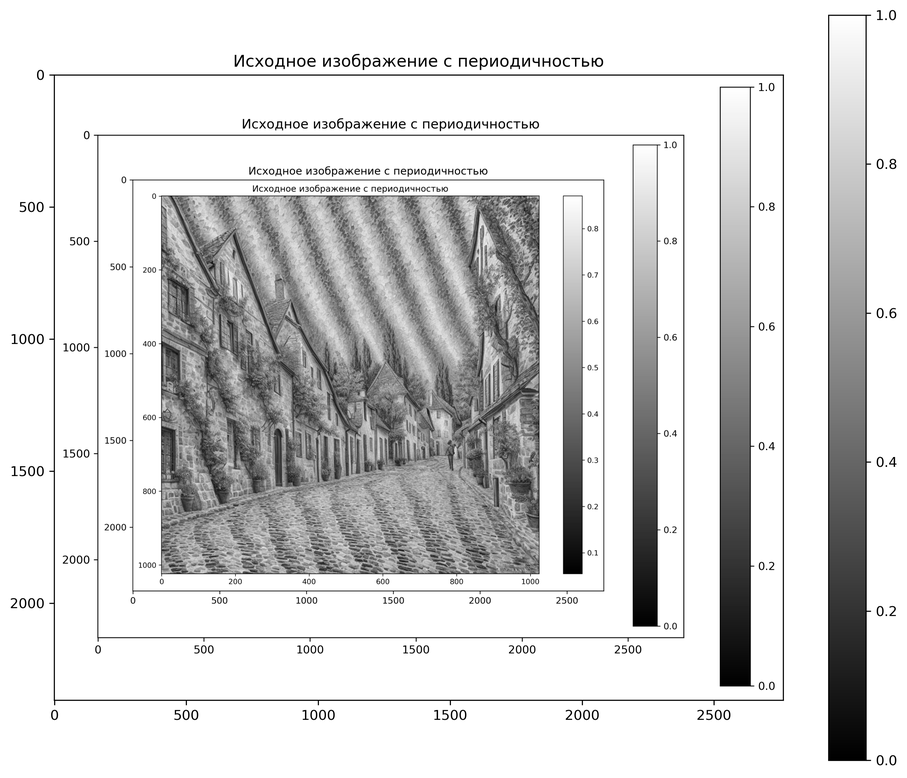
#> input picture frequency_methods/lab6/images/task1/original_image.png, 907 x 778 px, shrunk from 2762 x 2368 before the run
$ python task1_periodic_filtering.py
#> lines starting #> are read from the running program, lines starting #| are printed output that depends on the picture; after the words box and inside, x2 and y2 are one past the last pixel; in counts of white or black regions, pixels touching at a corner belong together; long printed decimals are rounded
import numpy as np
import matplotlib.pyplot as plt
from scipy.fft import fft2, ifft2, fftshift, ifftshift
from PIL import Image
import os

# Отключаем интерактивный режим matplotlib
plt.ioff()

# Создаем папку для сохранения изображений
os.makedirs('../images/task1', exist_ok=True)

def task1_periodic_filtering():
    """Задание 1. Фильтрация изображений с периодичностью."""

    print("Загрузка исходного изображения...")

    # Загружаем исходное изображение (только для чтения!)
    img_path = '../images/task1/original_image.png'
    try:
        img_pil = Image.open(img_path).convert('L')
        I_norm = np.array(img_pil, dtype=np.float64) / 255.0
        print(f"Загружено изображение размером {I_norm.shape}")
#| Загружено изображение размером (778, 907)
    except FileNotFoundError:
        print(f"Файл {img_path} не найден!")
        return

    # 1. Прямое Фурье-преобразование
    print("Выполнение прямого Фурье-преобразования...")
    I_FFT = fftshift(fft2(I_norm))
    I_FFT_abs = np.abs(I_FFT)
    I_FFT_angle = np.angle(I_FFT)
    I_FFT_abs_log = np.log(1 + I_FFT_abs)
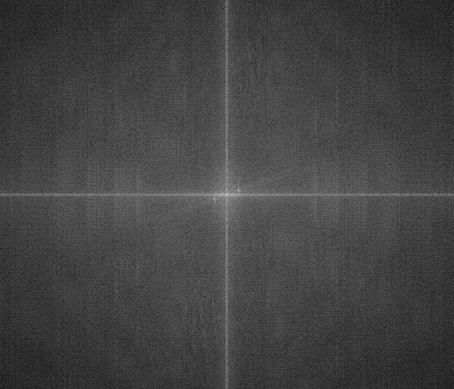
#> I_FFT_abs_log: shape (778, 907) float64 (shown at 1/2 size); min 0.0384, max 13.29, mean 3.54; drawn with min black and max white

    # Нормализация логарифмированного спектра
    I_FFT_abs_log_norm = I_FFT_abs_log - np.min(I_FFT_abs_log)
    I_FFT_abs_log_norm = I_FFT_abs_log_norm / np.max(I_FFT_abs_log_norm)

    # Сохраняем спектр для ручного редактирования в PAINT
    # Это изображение нужно будет отредактировать вручную
    spectrum_img = Image.fromarray((I_FFT_abs_log_norm * 255).astype(np.uint8))
    spectrum_img.save('../images/task1/FFT_IMAGE.png')
    print("Спектр сохранен в FFT_IMAGE.png для ручного редактирования")

    # 2. Визуализация исходного изображения и его спектра
    plt.figure(figsize=(15, 10))

    # Исходное изображение
    plt.subplot(2, 3, 1)
    plt.imshow(I_norm, cmap='gray')
    plt.title('Исходное изображение')
    plt.axis('off')

    # Логарифмированный спектр
    plt.subplot(2, 3, 2)
    plt.imshow(I_FFT_abs_log_norm, cmap='gray')
    plt.title('Логарифмированный спектр')
    plt.axis('off')

    # Спектр в линейном масштабе
    plt.subplot(2, 3, 3)
    plt.imshow(I_FFT_abs_log, cmap='gray')
    plt.title('Спектр (линейный масштаб)')
    plt.axis('off')

    # Фаза спектра
    plt.subplot(2, 3, 4)
    plt.imshow(I_FFT_angle, cmap='gray')
    plt.title('Фаза спектра')
    plt.axis('off')

    # Детали спектра (центр)
    center_y, center_x = I_FFT_abs_log_norm.shape[0]//2, I_FFT_abs_log_norm.shape[1]//2
    crop_size = 100
    crop_y = slice(center_y-crop_size//2, center_y+crop_size//2)
    crop_x = slice(center_x-crop_size//2, center_x+crop_size//2)

    plt.subplot(2, 3, 5)
    plt.imshow(I_FFT_abs_log_norm[crop_y, crop_x], cmap='gray')
    plt.title('Деталь спектра (центр)')
    plt.axis('off')

    # Радиальный профиль спектра
    plt.subplot(2, 3, 6)
    y, x = np.ogrid[:I_FFT_abs_log_norm.shape[0], :I_FFT_abs_log_norm.shape[1]]
    distance_from_center = np.sqrt((x - center_x)**2 + (y - center_y)**2)

    # Создаем радиальные кольца
    max_radius = min(center_x, center_y)
    radii = np.arange(0, max_radius, 5)
    radial_profile = []

    for r in radii:
        mask = (distance_from_center >= r) & (distance_from_center < r + 5)
        if np.any(mask):
            radial_profile.append(np.mean(I_FFT_abs_log_norm[mask]))
        else:
            radial_profile.append(0)
#> after the loop, radial_profile = 78 values, max 0.641 at index 0, min 0.239 at index 77, mean 0.325

    plt.plot(radii, radial_profile, 'b-')
    plt.title('Радиальный профиль спектра')
    plt.xlabel('Радиус')
    plt.ylabel('Средняя амплитуда')
    plt.grid(True, alpha=0.3)

    plt.tight_layout()
    plt.savefig('../images/task1/fourier_analysis.png', dpi=300, bbox_inches='tight')
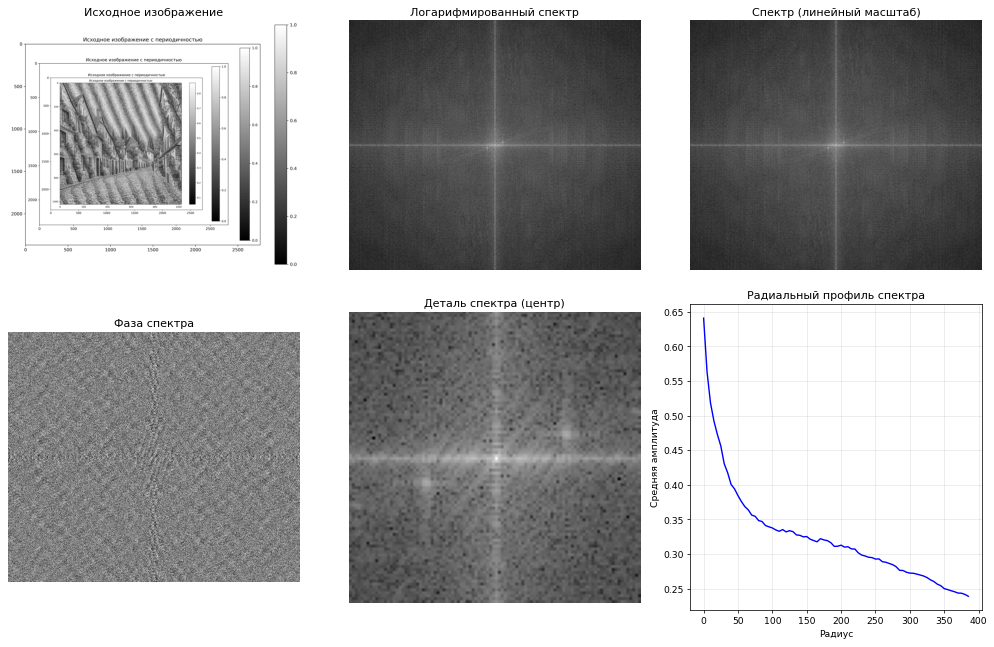
#> figure drawn by matplotlib, 6 panels; panel 6: curve peaks at x = 0, y = 0.641
    plt.close()

    # 3. Симуляция ручного редактирования (заглушка)
    # В реальности это изображение редактируется в PAINT
    print("Симуляция ручного редактирования спектра...")

    # Создаем "отредактированный" спектр (убираем яркие пики)
    I_FFT_abs_log_norm_edited = I_FFT_abs_log_norm.copy()

    # Находим яркие пики (периодические компоненты)
    threshold = np.percentile(I_FFT_abs_log_norm, 94)  # Оптимальный порог
#> threshold = 0.371
    bright_pixels = I_FFT_abs_log_norm > threshold
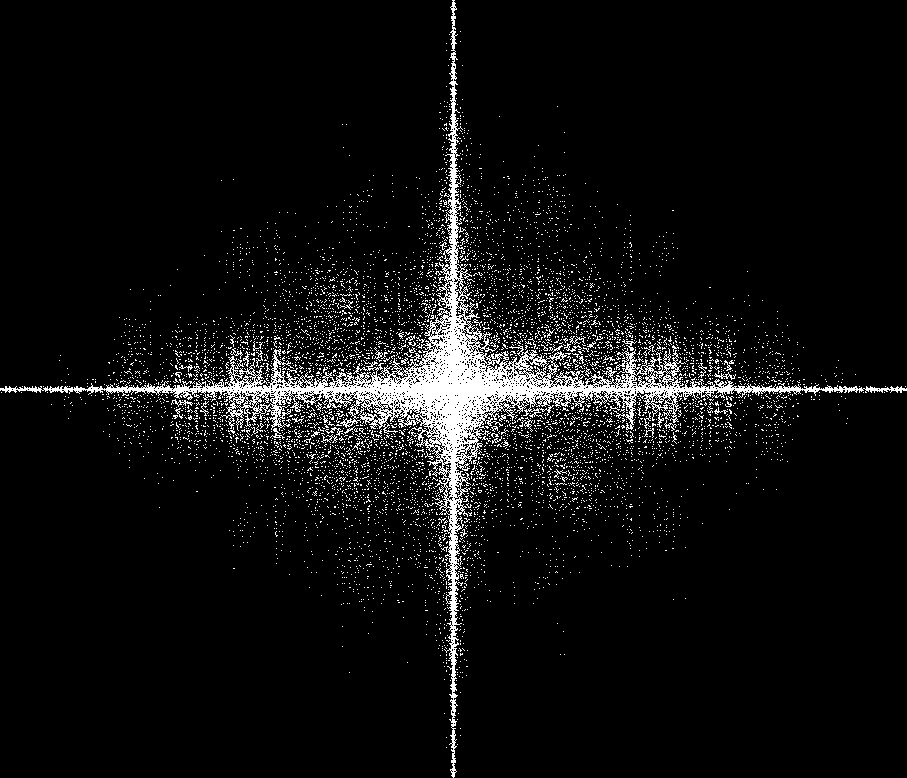
#> bright_pixels: shape (778, 907) bool; 6% white in thin lines or dots

    # Создаем маску для подавления периодичности
    # В реальности это делается вручную в PAINT
    mask = np.ones_like(I_FFT_abs_log_norm)
#> mask: shape (778, 907) float64; every value is 1

    # Подавляем яркие пики (симуляция ручного редактирования)
    for i in range(I_FFT_abs_log_norm.shape[0]):
        for j in range(I_FFT_abs_log_norm.shape[1]):
            if bright_pixels[i, j]:
                # Создаем плавное затухание вокруг пика
                distance = np.sqrt((i - center_y)**2 + (j - center_x)**2)
                if distance > 20:  # Не трогаем центр (DC компонент)
                    # Плавное затухание
                    decay = np.exp(-((i - center_y)**2 + (j - center_x)**2) / (2 * 50**2))
                    mask[i, j] = 0.3 + 0.7 * decay
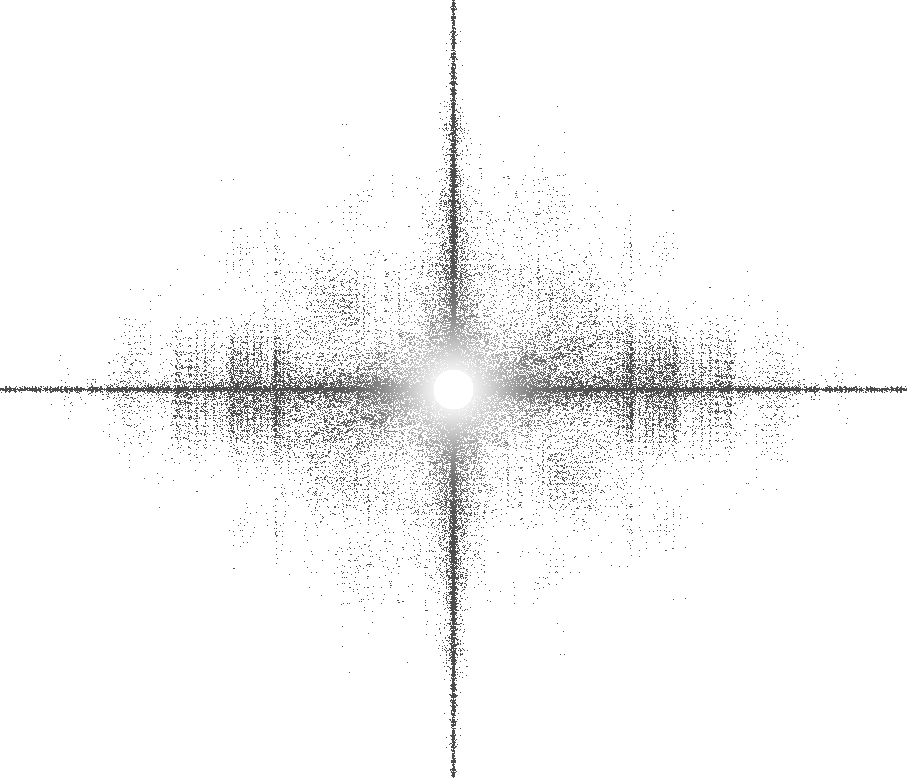
#> mask: shape (778, 907) float64; min 0.3, max 1, mean 0.967

    # Применяем маску
    I_FFT_abs_log_norm_edited = I_FFT_abs_log_norm_edited * mask

    # Сохраняем "отредактированный" спектр
    edited_spectrum_img = Image.fromarray((I_FFT_abs_log_norm_edited * 255).astype(np.uint8))
    edited_spectrum_img.save('../images/task1/FFT_IMAGE_edited.png')

    # 4. Обратное преобразование
    print("Выполнение обратного Фурье-преобразования...")

    # Обратное логарифмирование и нормализация
    I_FFT_abs_log_edited = I_FFT_abs_log_norm_edited * (np.max(I_FFT_abs_log) - np.min(I_FFT_abs_log)) + np.min(I_FFT_abs_log)
    I_FFT_abs_edited = np.exp(I_FFT_abs_log_edited) - 1

    # Восстановление Фурье-образа
    I_FFT_edited = I_FFT_abs_edited * np.exp(1j * I_FFT_angle)

    # Обратное Фурье-преобразование
    I_IFT_edited = ifft2(ifftshift(I_FFT_edited))

    # Нормализация восстановленного изображения
    I_IFT_edited_norm = np.real(I_IFT_edited)
    I_IFT_edited_norm = I_IFT_edited_norm - np.min(I_IFT_edited_norm)
    I_IFT_edited_norm = I_IFT_edited_norm / np.max(I_IFT_edited_norm)

    # Сохраняем восстановленное изображение
    restored_img = Image.fromarray((I_IFT_edited_norm * 255).astype(np.uint8))
    restored_img.save('../images/task1/ship_restored2.png')

    # 5. Сравнение результатов
    plt.figure(figsize=(18, 12))

    # Исходное изображение
    plt.subplot(2, 4, 1)
    plt.imshow(I_norm, cmap='gray')
    plt.title('Исходное изображение')
    plt.axis('off')

    # Спектр исходного
    plt.subplot(2, 4, 2)
    plt.imshow(I_FFT_abs_log_norm, cmap='gray')
    plt.title('Спектр исходного')
    plt.axis('off')

    # Отредактированный спектр
    plt.subplot(2, 4, 3)
    plt.imshow(I_FFT_abs_log_norm_edited, cmap='gray')
    plt.title('Отредактированный спектр')
    plt.axis('off')

    # Восстановленное изображение
    plt.subplot(2, 4, 4)
    plt.imshow(I_IFT_edited_norm, cmap='gray')
    plt.title('Восстановленное изображение')
    plt.axis('off')

    # Детали исходного
    crop_size = 80
    crop_y = slice(center_y-crop_size//2, center_y+crop_size//2)
    crop_x = slice(center_x-crop_size//2, center_x+crop_size//2)

    plt.subplot(2, 4, 5)
    plt.imshow(I_norm[crop_y, crop_x], cmap='gray')
    plt.title('Деталь исходного')
    plt.axis('off')

    # Детали восстановленного
    plt.subplot(2, 4, 6)
    plt.imshow(I_IFT_edited_norm[crop_y, crop_x], cmap='gray')
    plt.title('Деталь восстановленного')
    plt.axis('off')

    # Разность (подавленная периодичность)
    difference = np.abs(I_norm - I_IFT_edited_norm)
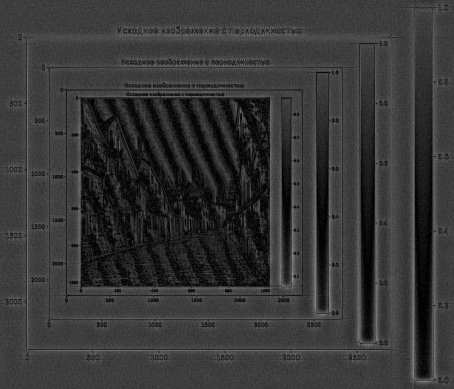
#> difference: shape (778, 907) float64 (shown at 1/2 size); min 0, max 0.719, mean 0.216
    plt.subplot(2, 4, 7)
    plt.imshow(difference, cmap='hot')
    plt.title('Разность (подавленная периодичность)')
    plt.colorbar(fraction=0.046, pad=0.04)
    plt.axis('off')

    # Профиль подавления
    plt.subplot(2, 4, 8)
    # Горизонтальный срез через центр
    center_slice = difference[center_y, :]
#> center_slice = 907 values, max 0.579 at index 783, min 0.00021 at index 475, mean 0.168
    plt.plot(center_slice, 'b-', linewidth=2)
    plt.title('Профиль подавления (горизонталь)')
    plt.xlabel('Пиксели')
    plt.ylabel('Разность')
    plt.grid(True, alpha=0.3)

    plt.tight_layout()
    plt.savefig('../images/task1/filtering_comparison.png', dpi=300, bbox_inches='tight')
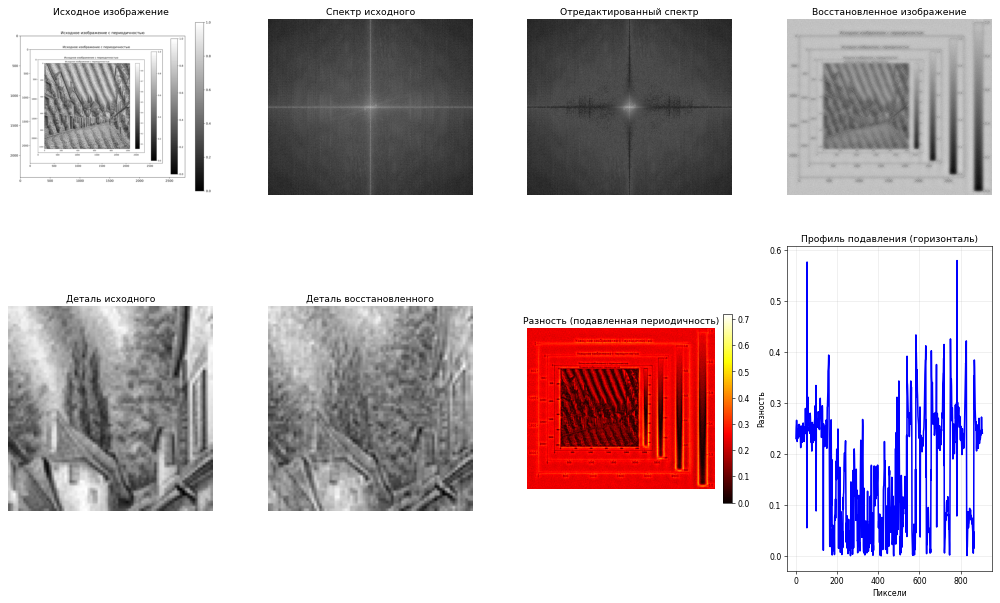
#> figure drawn by matplotlib, 9 panels; panel 9: curve peaks at x = 783, y = 0.579
    plt.close()

    # 6. Анализ качества фильтрации
    print("Анализ качества фильтрации...")

    # Вычисляем метрики
    original_variance = np.var(I_norm)
#> original_variance = 0.0672
    restored_variance = np.var(I_IFT_edited_norm)
#> restored_variance = 0.0212
    suppression_ratio = original_variance / restored_variance
#> suppression_ratio = 3.17

    # Анализ периодичности через автокорреляцию
    def autocorr2d(img):
        """2D автокорреляция для оценки периодичности"""
        fft_img = fft2(img)
        autocorr = np.real(ifft2(fft_img * np.conj(fft_img)))
        return fftshift(autocorr)

    autocorr_original = autocorr2d(I_norm)
    autocorr_restored = autocorr2d(I_IFT_edited_norm)

    # Нормализация автокорреляции
    autocorr_original = autocorr_original / np.max(autocorr_original)
    autocorr_restored = autocorr_restored / np.max(autocorr_restored)

    # Визуализация автокорреляции
    plt.figure(figsize=(16, 8))

    plt.subplot(1, 3, 1)
    plt.imshow(I_norm, cmap='gray')
    plt.title('Исходное изображение')
    plt.axis('off')

    plt.subplot(1, 3, 2)
    plt.imshow(autocorr_original, cmap='hot')
    plt.title('Автокорреляция исходного')
    plt.colorbar(fraction=0.046, pad=0.04)
    plt.axis('off')

    plt.subplot(1, 3, 3)
    plt.imshow(autocorr_restored, cmap='hot')
    plt.title('Автокорреляция восстановленного')
    plt.colorbar(fraction=0.046, pad=0.04)
    plt.axis('off')

    plt.tight_layout()
    plt.savefig('../images/task1/autocorrelation_analysis.png', dpi=300, bbox_inches='tight')
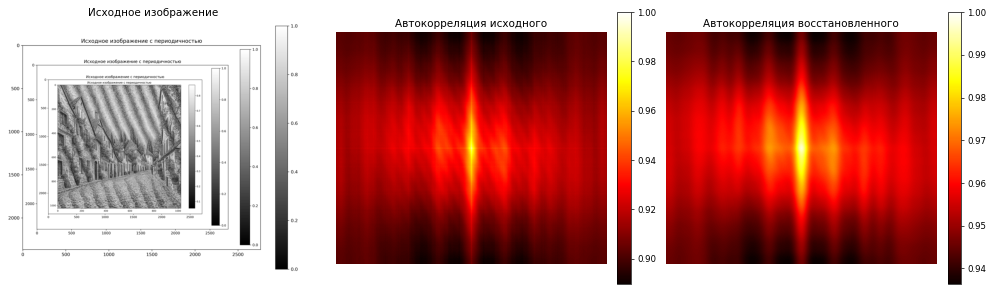
#> figure drawn by matplotlib, 5 panels
    plt.close()

    # Вывод результатов
    print("\nРезультаты фильтрации периодичности:")
    print(f"  Дисперсия исходного изображения: {original_variance:.6f}")
#|   Дисперсия исходного изображения: 0.06721
    print(f"  Дисперсия восстановленного: {restored_variance:.6f}")
#|   Дисперсия восстановленного: 0.0212
    print(f"  Коэффициент подавления: {suppression_ratio:.3f}")
#|   Коэффициент подавления: 3.170
    print(f"  Подавление периодичности: {(1 - 1/suppression_ratio)*100:.1f}%")
#|   Подавление периодичности: 68.4%

    print("\nФильтрация периодичности завершена!")
    print("Результаты сохранены в папке images/task1/")
    print("\nПримечание: FFT_IMAGE.png нужно отредактировать вручную в PAINT")
    print("для удаления ярких пиков (периодических компонентов)")

if __name__ == "__main__":
    task1_periodic_filtering()

$ run again, with frequency_methods/lab6/images/task1/peak_analysis.png copied over frequency_methods/lab6/images/task1/original_image.png
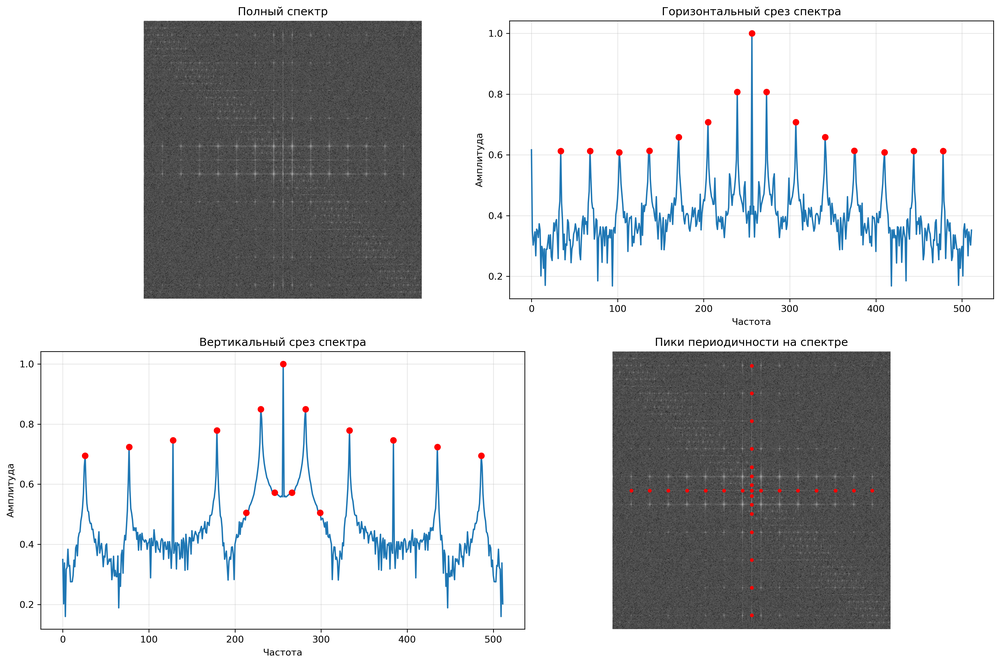
#> input picture frequency_methods/lab6/images/task1/peak_analysis.png, 1000 x 664 px, shrunk from 4467 x 2968 before the run
#| Загружено изображение размером (664, 1000)
#> after the loop in task1_periodic_filtering, `for r in radii:`: radial_profile = 67 values, max 0.667 at index 0, min 0.233 at index 66, mean 0.31
#> threshold = 0.365
#> bright_pixels: shape (664, 1000) bool; 6% white; 2851 white regions (2826 under 20 px), largest, box (x1, y1, x2, y2) and area: (74, 104, 927, 561) 32245, (495, 2, 506, 104) 340, (495, 561, 506, 663) 340
#> after the loop in task1_periodic_filtering, `for i in range(I_FFT_abs_log_norm.shape[0]):`:
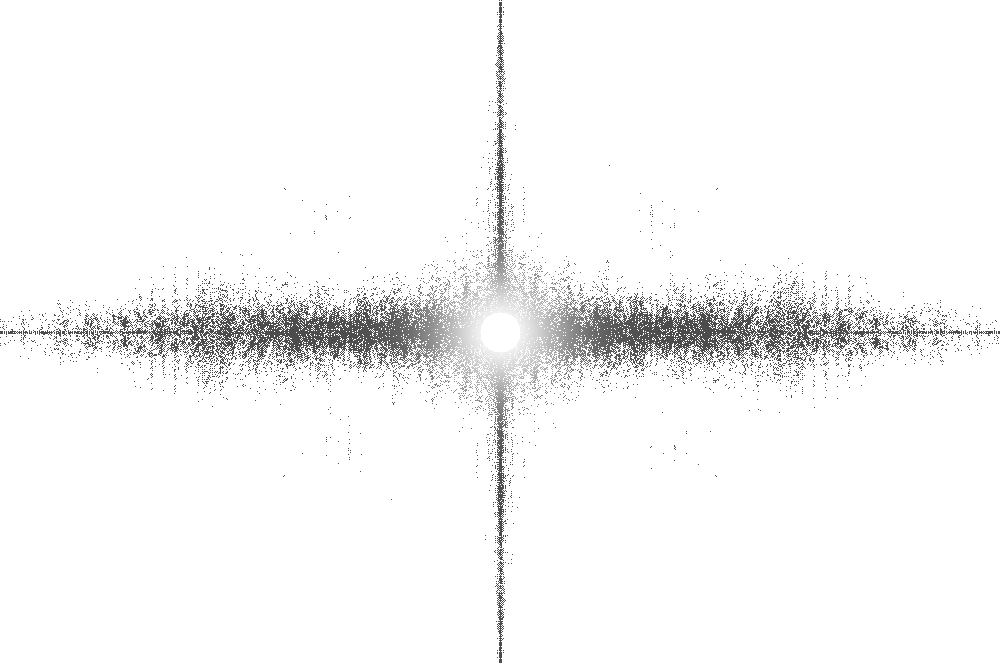
#> mask: shape (664, 1000) float64; min 0.3, max 1, mean 0.967
#> center_slice = 1000 values, max 0.362 at index 208, min 0.214 at index 631, mean 0.286
#> original_variance = 0.0914
#> restored_variance = 0.0528
#> suppression_ratio = 1.73
#> in autocorr2d, `autocorr = np.real(ifft2(fft_img * np.conj(fft_img)))`:
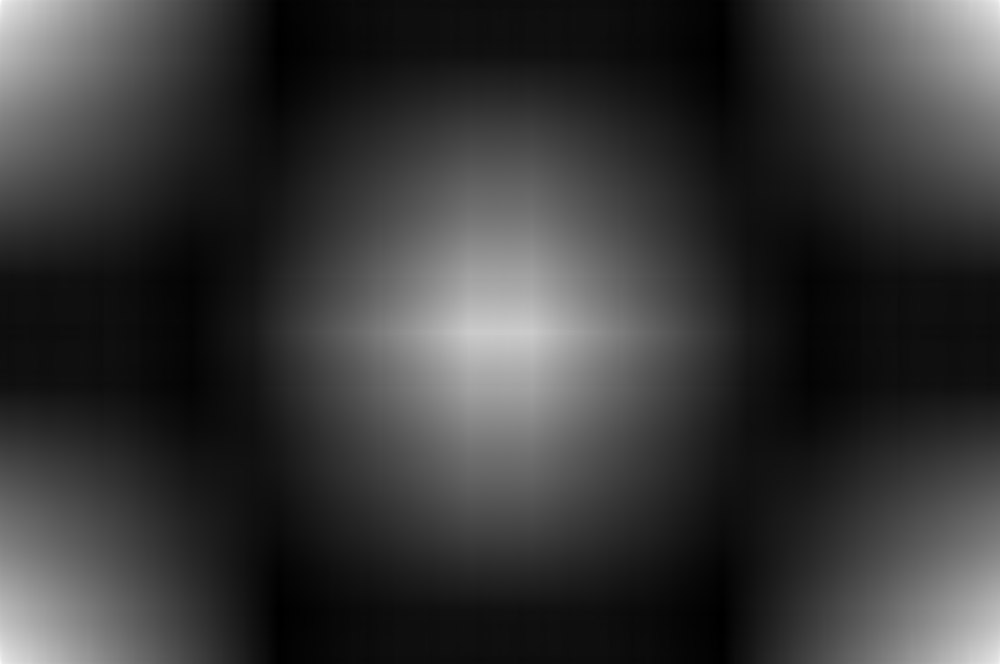
#> autocorr: shape (664, 1000) float64; min 421348.8, max 498950.5, mean 438272.1; drawn with min black and max white
#|   Дисперсия исходного изображения: 0.09138
#|   Дисперсия восстановленного: 0.05276
#|   Коэффициент подавления: 1.732
#|   Подавление периодичности: 42.3%
